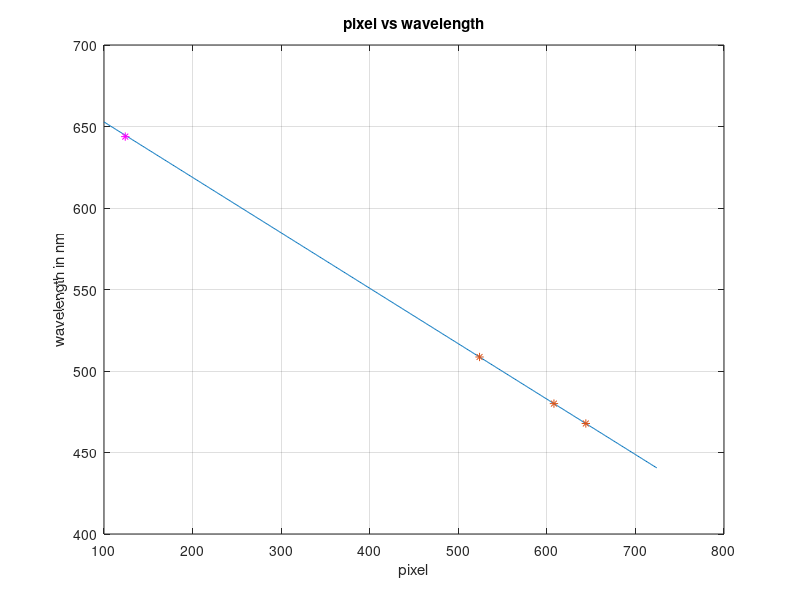

MATLAB code for this plot:
pixel=[524 608 644];
wavel=[508.6 480 467.8];
p=polyfit(pixel,wavel,1);
x=100:1:724;
y=p(1)*x+p(2);
plot(x,y,pixel,wavel,'*')
hold on
plot(124,643.8,'*m')
hold off
title('pixel vs wavelength')
xlabel('pixel')
ylabel('wavelength in nm')
grid on 
